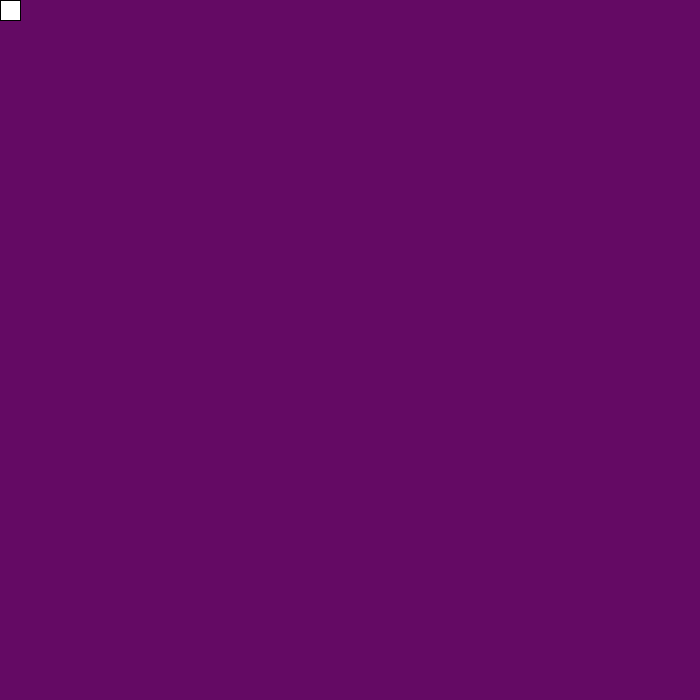
Frame 1 (no input)
Frame 60 (the mouse pressed at the canvas centre just before this capture): identical to frame 1, image omitted
Frame 120 (the mouse held since frame 60 and released just before this capture): identical to frame 1, image omitted

The Processing sketch that drew this single still picture (run headless with seeded random() and noise(); from frame 60 on, the mouse is pressed at the canvas centre):

// Processing sketch: animated_square
// ── animated_square.pde
/**
 * <animated square>
 * by <Fengyuan>
 * 
 * <create a animated square>
 * 
 */
 int x = 0;
  int y = 0;

void setup() {
  size(700, 700); // Size of canvas

}
 


void draw() {
   background(100,10,100);
      if (x < 0){
        x = width;
      } else if (x > width){
        x = 0;
      }//Write code so that the rectangle wraps the screen when it goes off the edges.
      
      if (y < 0){
        y = height;
      } else if ( y > height){
        y = 0;
      }//Write code so that the rectangle wraps the screen when it goes off the edges.
      
   
   fill(255,255,255);
   rect(x, y, 20, 20);
}

void keyPressed() {
  if (key == CODED) {
    if (keyCode == UP){  // the squre will go up when press up
     y = y - 5;
    } else if (keyCode == DOWN) {  //the square will go down when press down
     y = y + 5;
    } 
   }
  if (key == CODED){
    if(keyCode == LEFT){   // the squre will go left when press left
      x = x - 5;
    }else if (keyCode == RIGHT){  // the square will go right when press right
      x = x + 5;
    }
  }


}
